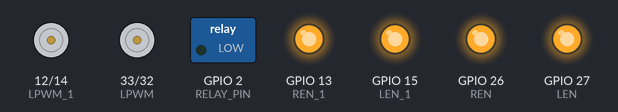
Bench run of a sketch on a simulated ESP32. Parts: motor-driver pin pairs drawn as motors (green arrow = first pin HIGH = forward, orange = second pin HIGH = backward, longer = more drive), switched loads named in the sketch (green lamp = pin HIGH), output pins drawn as LEDs (lit = HIGH). What the sketch prints to the serial monitor is not drawn.

Above: at 0.1 s.
At 1.1 s:
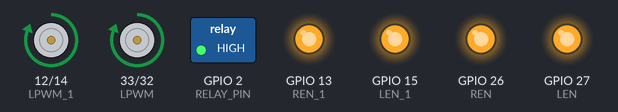
Timing chart, 0 to 2.6 s (numbered marks = the images above):
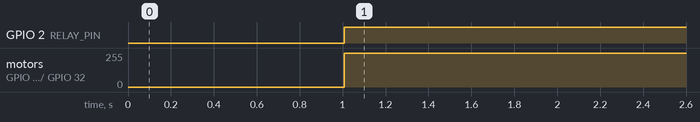

Measured:
- by itself, GPIO 2 (RELAY_PIN): LOW → HIGH at 1.0 s
- by itself, motor on GPIO 12 (LPWM_1) / GPIO 14 (RPWM_1), motor on GPIO 33 (LPWM) / GPIO 32 (RPWM): stopped → forward 255/255 at 1.0 s

The sketch:

battlebot.ino
```cpp
#include <HardwareSerial.h>

// ---------- Hardware Configuration ----------
#define IBUS_RX_PIN   4  // GPIO pin for IBUS data reception

// ---------- Global Variables ----------
uint16_t rcChannels[6] = {1500, 1500, 1000, 1500, 1000, 1000}; // Default values for 6 channels

// ================= Motor Driver Pins =================
// Right motor
const int RPWM   = 32;   // Right motor forward PWM
const int LPWM   = 33;   // Right motor reverse PWM
const int REN    = 26;   // Right enable
const int LEN    = 27;   // Right enable

// Left motor
const int RPWM_1 = 14;   // Left motor forward PWM
const int LPWM_1 = 12;   // Left motor reverse PWM
const int REN_1  = 13;   // Left enable
const int LEN_1  = 15;   // Left enable

// PWM Properties for motors
const int freq = 5000;
const int resolution = 8;

// Weapon Relay
const int RELAY_PIN = 2;

// ---------- IBUS Reading Function ----------
void readIbus() {
  // Check if we have enough bytes available for a complete IBUS frame (32 bytes)
  if (Serial1.available() >= 32) {
    // Check for IBUS header bytes (0x20 0x40)
    if (Serial1.read() == 0x20 && Serial1.read() == 0x40) {
      // Read 6 channels (each channel is 2 bytes, low byte first)
      for (int i = 0; i < 6; i++) {
        rcChannels[i] = Serial1.read() | (Serial1.read() << 8);
      }
      // Clear any remaining bytes in the buffer
      while (Serial1.available()) Serial1.read();
    }
  }
}

// ---------- Display Function ----------
void displayChannels() {
  Serial.print("RC Channels: ");
  for (int i = 0; i < 6; i++) {
    Serial.print("CH");
    Serial.print(i + 1);
    Serial.print(":");
    Serial.print(rcChannels[i]);
    if (i < 5) Serial.print(" | ");
  }
  Serial.println();

  // Display interpreted values
  Serial.print("Interpreted: ");
  Serial.print("Roll:");
  Serial.print(map(rcChannels[0], 1000, 2000, -100, 100));
  Serial.print(" Pitch:");
  Serial.print(map(rcChannels[1], 1000, 2000, -100, 100));
  Serial.print(" Throttle:");
  Serial.print(map(rcChannels[2], 1000, 2000, 0, 100));
  Serial.print(" Yaw:");
  Serial.print(map(rcChannels[3], 1000, 2000, -100, 100));
  Serial.print(" AUX1:");
  Serial.print(rcChannels[4] > 1500 ? "HIGH" : "LOW");
  Serial.print(" AUX2:");
  Serial.print(rcChannels[5] > 1500 ? "HIGH" : "LOW");
  Serial.println();
}

void driveMotor(int pwmForward, int pwmReverse, int pinFwd, int pinRev) {
  ledcWrite(pinFwd, pwmForward);
  ledcWrite(pinRev, pwmReverse);
}

void setMotorSpeed(int motor, int speed) {

  speed = constrain(speed, -255, 255);

  if (motor == 0) { // Right motor
    if (speed >= 0) {
      driveMotor(speed, 0, RPWM, LPWM);
    } else {
      driveMotor(0, -speed, RPWM, LPWM);
    }
  }
  if (motor == 1) { // Left motor
    if (speed >= 0) {
      driveMotor(speed, 0, RPWM_1, LPWM_1);
    } else {
      driveMotor(0, -speed, RPWM_1, LPWM_1);
    }
  }
}

// ---------- Setup Function ----------
void setup() {
  // Initialize Serial for debugging
  Serial.begin(115200);

  // Initialize Serial1 for IBUS communication
  // Baud rate: 115200, Data bits: 8, Parity: None, Stop bits: 1
  // RX pin: IBUS_RX_PIN, TX pin: not used (-1)
  Serial1.begin(115200, SERIAL_8N1, IBUS_RX_PIN, -1);

  ledcAttach(RPWM, freq, resolution);
  ledcAttach(LPWM, freq, resolution);
  ledcAttach(RPWM_1, freq, resolution);
  ledcAttach(LPWM_1, freq, resolution);


  pinMode(REN, OUTPUT);
  pinMode(LEN, OUTPUT);
  pinMode(REN_1, OUTPUT);
  pinMode(LEN_1, OUTPUT);

  digitalWrite(REN, HIGH);
  digitalWrite(LEN, HIGH);
  digitalWrite(REN_1, HIGH);
  digitalWrite(LEN_1, HIGH);

  pinMode(RELAY_PIN, OUTPUT);
  digitalWrite(RELAY_PIN, LOW);

  Serial.println("FSi6 IBUS Receiver Initialized");
  Serial.println("Waiting for IBUS data...");

  delay(1000);
}


void loop() {

  readIbus();

  displayChannels();

  uint16_t ch1 = rcChannels[0];
  uint16_t ch2 = rcChannels[2];
  uint16_t ch3 = rcChannels[4];

  if (ch1 < 800 || ch1 > 2200 || ch2 < 800 || ch2 > 2200) {
    setMotorSpeed(0, 0);
    setMotorSpeed(1, 0);
    digitalWrite(RELAY_PIN, LOW);
    Serial.println("Invalid IBUS signal - motors stopped");
    delay(100);
    return;
  }

  int throttle = map(ch2, 1000, 2000, -255, 255);
  int steering = map(ch1, 1000, 2000, -255, 255);


  int leftMotor  = constrain(throttle + steering, -255, 255);
  int rightMotor = constrain(throttle - steering, -255, 255);


  setMotorSpeed(0, rightMotor);
  setMotorSpeed(1, leftMotor);


  if (ch3 > 1500) {
    digitalWrite(RELAY_PIN, LOW);
    // Serial.println("Weapon ON");
  } else {
    digitalWrite(RELAY_PIN, HIGH);
    // Serial.println("Weapon OFF");
  }

  // Small delay to prevent excessive CPU usage
  delay(10);
}
```
